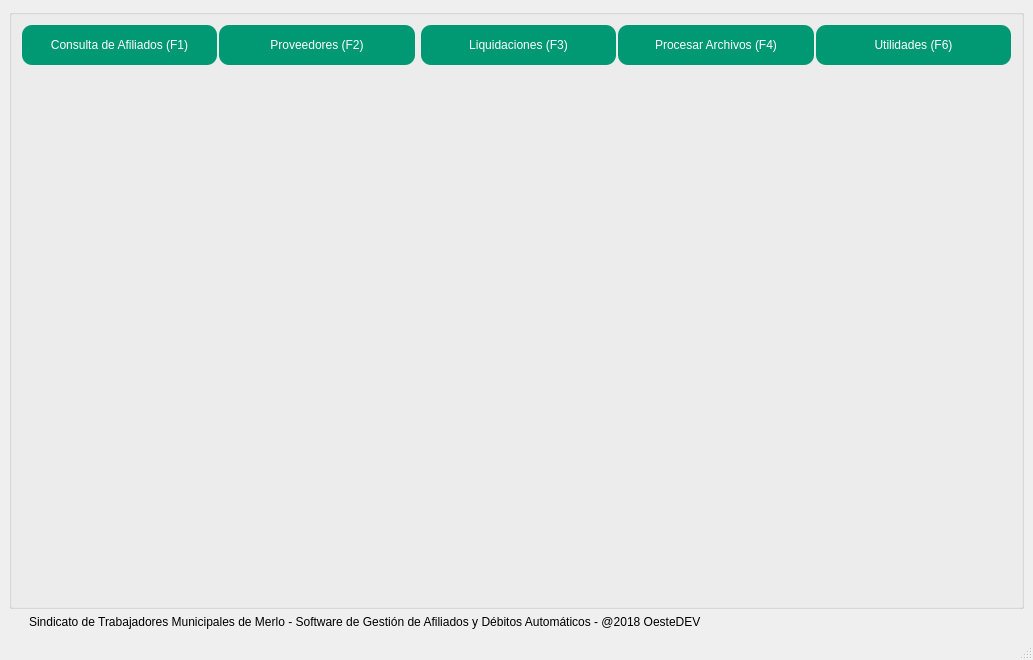
<?xml version="1.0" encoding="UTF-8"?>
<ui version="4.0">
 <class>MainWindow</class>
 <widget class="QMainWindow" name="MainWindow">
  <property name="geometry">
   <rect>
    <x>0</x>
    <y>0</y>
    <width>1033</width>
    <height>660</height>
   </rect>
  </property>
  <property name="windowTitle">
   <string>MainWindow</string>
  </property>
  <property name="windowIcon">
   <iconset>
    <normaloff>iconos/ball_green.ico</normaloff>iconos/ball_green.ico</iconset>
  </property>
  <widget class="QWidget" name="centralwidget">
   <layout class="QGridLayout" name="gridLayout">
    <item row="0" column="0">
     <layout class="QGridLayout" name="gridLayout_2">
      <item row="0" column="0">
       <widget class="QGroupBox" name="groupBox">
        <property name="sizePolicy">
         <sizepolicy hsizetype="Expanding" vsizetype="Preferred">
          <horstretch>0</horstretch>
          <verstretch>0</verstretch>
         </sizepolicy>
        </property>
        <property name="title">
         <string/>
        </property>
        <layout class="QGridLayout" name="gridLayout_4" rowstretch="2,98">
         <property name="leftMargin">
          <number>10</number>
         </property>
         <property name="topMargin">
          <number>10</number>
         </property>
         <property name="rightMargin">
          <number>10</number>
         </property>
         <property name="bottomMargin">
          <number>10</number>
         </property>
         <property name="horizontalSpacing">
          <number>2</number>
         </property>
         <item row="0" column="4">
          <widget class="QPushButton" name="pushButton_liquidaciones">
           <property name="sizePolicy">
            <sizepolicy hsizetype="Expanding" vsizetype="Preferred">
             <horstretch>0</horstretch>
             <verstretch>0</verstretch>
            </sizepolicy>
           </property>
           <property name="minimumSize">
            <size>
             <width>0</width>
             <height>40</height>
            </size>
           </property>
           <property name="styleSheet">
            <string notr="true">#pushButton_liquidaciones{
background-color: #009973;
color: #FFFFFF;
border-radius: 10px;
}

#pushButton_liquidaciones:hover{
background-color: #004d39;
color: #FFFFFF;
}</string>
           </property>
           <property name="text">
            <string>Liquidaciones (F3)</string>
           </property>
           <property name="icon">
            <iconset>
             <normaloff>iconos/bp.png</normaloff>iconos/bp.png</iconset>
           </property>
           <property name="iconSize">
            <size>
             <width>20</width>
             <height>20</height>
            </size>
           </property>
           <property name="shortcut">
            <string>F3</string>
           </property>
          </widget>
         </item>
         <item row="0" column="0">
          <widget class="QPushButton" name="pushButton_afiliados">
           <property name="sizePolicy">
            <sizepolicy hsizetype="Expanding" vsizetype="Preferred">
             <horstretch>0</horstretch>
             <verstretch>0</verstretch>
            </sizepolicy>
           </property>
           <property name="minimumSize">
            <size>
             <width>0</width>
             <height>40</height>
            </size>
           </property>
           <property name="palette">
            <palette>
             <active>
              <colorrole role="WindowText">
               <brush brushstyle="SolidPattern">
                <color alpha="255">
                 <red>255</red>
                 <green>255</green>
                 <blue>255</blue>
                </color>
               </brush>
              </colorrole>
              <colorrole role="Button">
               <brush brushstyle="SolidPattern">
                <color alpha="255">
                 <red>0</red>
                 <green>153</green>
                 <blue>115</blue>
                </color>
               </brush>
              </colorrole>
              <colorrole role="Text">
               <brush brushstyle="SolidPattern">
                <color alpha="255">
                 <red>255</red>
                 <green>255</green>
                 <blue>255</blue>
                </color>
               </brush>
              </colorrole>
              <colorrole role="ButtonText">
               <brush brushstyle="SolidPattern">
                <color alpha="255">
                 <red>255</red>
                 <green>255</green>
                 <blue>255</blue>
                </color>
               </brush>
              </colorrole>
              <colorrole role="Base">
               <brush brushstyle="SolidPattern">
                <color alpha="255">
                 <red>0</red>
                 <green>153</green>
                 <blue>115</blue>
                </color>
               </brush>
              </colorrole>
              <colorrole role="Window">
               <brush brushstyle="SolidPattern">
                <color alpha="255">
                 <red>0</red>
                 <green>153</green>
                 <blue>115</blue>
                </color>
               </brush>
              </colorrole>
             </active>
             <inactive>
              <colorrole role="WindowText">
               <brush brushstyle="SolidPattern">
                <color alpha="255">
                 <red>255</red>
                 <green>255</green>
                 <blue>255</blue>
                </color>
               </brush>
              </colorrole>
              <colorrole role="Button">
               <brush brushstyle="SolidPattern">
                <color alpha="255">
                 <red>0</red>
                 <green>153</green>
                 <blue>115</blue>
                </color>
               </brush>
              </colorrole>
              <colorrole role="Text">
               <brush brushstyle="SolidPattern">
                <color alpha="255">
                 <red>255</red>
                 <green>255</green>
                 <blue>255</blue>
                </color>
               </brush>
              </colorrole>
              <colorrole role="ButtonText">
               <brush brushstyle="SolidPattern">
                <color alpha="255">
                 <red>255</red>
                 <green>255</green>
                 <blue>255</blue>
                </color>
               </brush>
              </colorrole>
              <colorrole role="Base">
               <brush brushstyle="SolidPattern">
                <color alpha="255">
                 <red>0</red>
                 <green>153</green>
                 <blue>115</blue>
                </color>
               </brush>
              </colorrole>
              <colorrole role="Window">
               <brush brushstyle="SolidPattern">
                <color alpha="255">
                 <red>0</red>
                 <green>153</green>
                 <blue>115</blue>
                </color>
               </brush>
              </colorrole>
             </inactive>
             <disabled>
              <colorrole role="WindowText">
               <brush brushstyle="SolidPattern">
                <color alpha="255">
                 <red>255</red>
                 <green>255</green>
                 <blue>255</blue>
                </color>
               </brush>
              </colorrole>
              <colorrole role="Button">
               <brush brushstyle="SolidPattern">
                <color alpha="255">
                 <red>0</red>
                 <green>153</green>
                 <blue>115</blue>
                </color>
               </brush>
              </colorrole>
              <colorrole role="Text">
               <brush brushstyle="SolidPattern">
                <color alpha="255">
                 <red>255</red>
                 <green>255</green>
                 <blue>255</blue>
                </color>
               </brush>
              </colorrole>
              <colorrole role="ButtonText">
               <brush brushstyle="SolidPattern">
                <color alpha="255">
                 <red>255</red>
                 <green>255</green>
                 <blue>255</blue>
                </color>
               </brush>
              </colorrole>
              <colorrole role="Base">
               <brush brushstyle="SolidPattern">
                <color alpha="255">
                 <red>0</red>
                 <green>153</green>
                 <blue>115</blue>
                </color>
               </brush>
              </colorrole>
              <colorrole role="Window">
               <brush brushstyle="SolidPattern">
                <color alpha="255">
                 <red>0</red>
                 <green>153</green>
                 <blue>115</blue>
                </color>
               </brush>
              </colorrole>
             </disabled>
            </palette>
           </property>
           <property name="styleSheet">
            <string notr="true">#pushButton_afiliados{
background-color: #009973;
color: #FFFFFF;
border-radius: 10px;
}

#pushButton_afiliados:hover{
background-color: #004d39;
color: #FFFFFF;
}</string>
           </property>
           <property name="text">
            <string>Consulta de Afiliados (F1)</string>
           </property>
           <property name="icon">
            <iconset>
             <normaloff>iconos/users.ico</normaloff>iconos/users.ico</iconset>
           </property>
           <property name="iconSize">
            <size>
             <width>20</width>
             <height>20</height>
            </size>
           </property>
           <property name="shortcut">
            <string>F1</string>
           </property>
           <property name="autoDefault">
            <bool>false</bool>
           </property>
           <property name="default">
            <bool>false</bool>
           </property>
           <property name="flat">
            <bool>false</bool>
           </property>
          </widget>
         </item>
         <item row="0" column="5">
          <widget class="QPushButton" name="pushButton_procesador">
           <property name="sizePolicy">
            <sizepolicy hsizetype="Expanding" vsizetype="Preferred">
             <horstretch>0</horstretch>
             <verstretch>0</verstretch>
            </sizepolicy>
           </property>
           <property name="minimumSize">
            <size>
             <width>0</width>
             <height>40</height>
            </size>
           </property>
           <property name="styleSheet">
            <string notr="true">#pushButton_procesador{
background-color: #009973;
color: #FFFFFF;
border-radius: 10px;
}

#pushButton_procesador:hover{
background-color: #004d39;
color: #FFFFFF;
}</string>
           </property>
           <property name="text">
            <string>Procesar Archivos (F4)</string>
           </property>
           <property name="icon">
            <iconset>
             <normaloff>iconos/file_locked.ico</normaloff>iconos/file_locked.ico</iconset>
           </property>
           <property name="iconSize">
            <size>
             <width>20</width>
             <height>20</height>
            </size>
           </property>
           <property name="shortcut">
            <string>F4</string>
           </property>
          </widget>
         </item>
         <item row="0" column="1">
          <widget class="QPushButton" name="pushButton_proveedores">
           <property name="sizePolicy">
            <sizepolicy hsizetype="Expanding" vsizetype="Preferred">
             <horstretch>0</horstretch>
             <verstretch>0</verstretch>
            </sizepolicy>
           </property>
           <property name="minimumSize">
            <size>
             <width>0</width>
             <height>40</height>
            </size>
           </property>
           <property name="styleSheet">
            <string notr="true">#pushButton_proveedores{
background-color: #009973;
color: #FFFFFF;
border-radius: 10px;
}

#pushButton_proveedores:hover{
background-color: #004d39;
color: #FFFFFF;
}</string>
           </property>
           <property name="text">
            <string>Proveedores (F2)</string>
           </property>
           <property name="icon">
            <iconset>
             <normaloff>iconos/shopping cart full.ico</normaloff>iconos/shopping cart full.ico</iconset>
           </property>
           <property name="iconSize">
            <size>
             <width>20</width>
             <height>20</height>
            </size>
           </property>
           <property name="shortcut">
            <string>F2</string>
           </property>
          </widget>
         </item>
         <item row="0" column="6">
          <widget class="QPushButton" name="pushButton_utilidades">
           <property name="sizePolicy">
            <sizepolicy hsizetype="Expanding" vsizetype="Preferred">
             <horstretch>0</horstretch>
             <verstretch>0</verstretch>
            </sizepolicy>
           </property>
           <property name="minimumSize">
            <size>
             <width>0</width>
             <height>40</height>
            </size>
           </property>
           <property name="styleSheet">
            <string notr="true">#pushButton_utilidades{
background-color: #009973;
color: #FFFFFF;
border-radius: 10px;
}

#pushButton_utilidades:hover{
background-color: #004d39;
color: #FFFFFF;
}</string>
           </property>
           <property name="text">
            <string>Utilidades (F6)</string>
           </property>
           <property name="icon">
            <iconset>
             <normaloff>iconos/applications.ico</normaloff>iconos/applications.ico</iconset>
           </property>
           <property name="iconSize">
            <size>
             <width>20</width>
             <height>20</height>
            </size>
           </property>
           <property name="shortcut">
            <string>F6</string>
           </property>
          </widget>
         </item>
         <item row="1" column="0" colspan="7">
          <widget class="QStackedWidget" name="stackedWidget">
           <property name="palette">
            <palette>
             <active>
              <colorrole role="WindowText">
               <brush brushstyle="SolidPattern">
                <color alpha="255">
                 <red>0</red>
                 <green>0</green>
                 <blue>0</blue>
                </color>
               </brush>
              </colorrole>
              <colorrole role="Button">
               <brush brushstyle="SolidPattern">
                <color alpha="255">
                 <red>255</red>
                 <green>255</green>
                 <blue>255</blue>
                </color>
               </brush>
              </colorrole>
              <colorrole role="Light">
               <brush brushstyle="SolidPattern">
                <color alpha="255">
                 <red>255</red>
                 <green>255</green>
                 <blue>255</blue>
                </color>
               </brush>
              </colorrole>
              <colorrole role="Midlight">
               <brush brushstyle="SolidPattern">
                <color alpha="255">
                 <red>255</red>
                 <green>255</green>
                 <blue>255</blue>
                </color>
               </brush>
              </colorrole>
              <colorrole role="Dark">
               <brush brushstyle="SolidPattern">
                <color alpha="255">
                 <red>127</red>
                 <green>127</green>
                 <blue>127</blue>
                </color>
               </brush>
              </colorrole>
              <colorrole role="Mid">
               <brush brushstyle="SolidPattern">
                <color alpha="255">
                 <red>170</red>
                 <green>170</green>
                 <blue>170</blue>
                </color>
               </brush>
              </colorrole>
              <colorrole role="Text">
               <brush brushstyle="SolidPattern">
                <color alpha="255">
                 <red>0</red>
                 <green>0</green>
                 <blue>0</blue>
                </color>
               </brush>
              </colorrole>
              <colorrole role="BrightText">
               <brush brushstyle="SolidPattern">
                <color alpha="255">
                 <red>255</red>
                 <green>255</green>
                 <blue>255</blue>
                </color>
               </brush>
              </colorrole>
              <colorrole role="ButtonText">
               <brush brushstyle="SolidPattern">
                <color alpha="255">
                 <red>0</red>
                 <green>0</green>
                 <blue>0</blue>
                </color>
               </brush>
              </colorrole>
              <colorrole role="Base">
               <brush brushstyle="SolidPattern">
                <color alpha="255">
                 <red>255</red>
                 <green>255</green>
                 <blue>255</blue>
                </color>
               </brush>
              </colorrole>
              <colorrole role="Window">
               <brush brushstyle="SolidPattern">
                <color alpha="255">
                 <red>255</red>
                 <green>255</green>
                 <blue>255</blue>
                </color>
               </brush>
              </colorrole>
              <colorrole role="Shadow">
               <brush brushstyle="SolidPattern">
                <color alpha="255">
                 <red>0</red>
                 <green>0</green>
                 <blue>0</blue>
                </color>
               </brush>
              </colorrole>
              <colorrole role="AlternateBase">
               <brush brushstyle="SolidPattern">
                <color alpha="255">
                 <red>255</red>
                 <green>255</green>
                 <blue>255</blue>
                </color>
               </brush>
              </colorrole>
              <colorrole role="ToolTipBase">
               <brush brushstyle="SolidPattern">
                <color alpha="255">
                 <red>255</red>
                 <green>255</green>
                 <blue>220</blue>
                </color>
               </brush>
              </colorrole>
              <colorrole role="ToolTipText">
               <brush brushstyle="SolidPattern">
                <color alpha="255">
                 <red>0</red>
                 <green>0</green>
                 <blue>0</blue>
                </color>
               </brush>
              </colorrole>
             </active>
             <inactive>
              <colorrole role="WindowText">
               <brush brushstyle="SolidPattern">
                <color alpha="255">
                 <red>0</red>
                 <green>0</green>
                 <blue>0</blue>
                </color>
               </brush>
              </colorrole>
              <colorrole role="Button">
               <brush brushstyle="SolidPattern">
                <color alpha="255">
                 <red>255</red>
                 <green>255</green>
                 <blue>255</blue>
                </color>
               </brush>
              </colorrole>
              <colorrole role="Light">
               <brush brushstyle="SolidPattern">
                <color alpha="255">
                 <red>255</red>
                 <green>255</green>
                 <blue>255</blue>
                </color>
               </brush>
              </colorrole>
              <colorrole role="Midlight">
               <brush brushstyle="SolidPattern">
                <color alpha="255">
                 <red>255</red>
                 <green>255</green>
                 <blue>255</blue>
                </color>
               </brush>
              </colorrole>
              <colorrole role="Dark">
               <brush brushstyle="SolidPattern">
                <color alpha="255">
                 <red>127</red>
                 <green>127</green>
                 <blue>127</blue>
                </color>
               </brush>
              </colorrole>
              <colorrole role="Mid">
               <brush brushstyle="SolidPattern">
                <color alpha="255">
                 <red>170</red>
                 <green>170</green>
                 <blue>170</blue>
                </color>
               </brush>
              </colorrole>
              <colorrole role="Text">
               <brush brushstyle="SolidPattern">
                <color alpha="255">
                 <red>0</red>
                 <green>0</green>
                 <blue>0</blue>
                </color>
               </brush>
              </colorrole>
              <colorrole role="BrightText">
               <brush brushstyle="SolidPattern">
                <color alpha="255">
                 <red>255</red>
                 <green>255</green>
                 <blue>255</blue>
                </color>
               </brush>
              </colorrole>
              <colorrole role="ButtonText">
               <brush brushstyle="SolidPattern">
                <color alpha="255">
                 <red>0</red>
                 <green>0</green>
                 <blue>0</blue>
                </color>
               </brush>
              </colorrole>
              <colorrole role="Base">
               <brush brushstyle="SolidPattern">
                <color alpha="255">
                 <red>255</red>
                 <green>255</green>
                 <blue>255</blue>
                </color>
               </brush>
              </colorrole>
              <colorrole role="Window">
               <brush brushstyle="SolidPattern">
                <color alpha="255">
                 <red>255</red>
                 <green>255</green>
                 <blue>255</blue>
                </color>
               </brush>
              </colorrole>
              <colorrole role="Shadow">
               <brush brushstyle="SolidPattern">
                <color alpha="255">
                 <red>0</red>
                 <green>0</green>
                 <blue>0</blue>
                </color>
               </brush>
              </colorrole>
              <colorrole role="AlternateBase">
               <brush brushstyle="SolidPattern">
                <color alpha="255">
                 <red>255</red>
                 <green>255</green>
                 <blue>255</blue>
                </color>
               </brush>
              </colorrole>
              <colorrole role="ToolTipBase">
               <brush brushstyle="SolidPattern">
                <color alpha="255">
                 <red>255</red>
                 <green>255</green>
                 <blue>220</blue>
                </color>
               </brush>
              </colorrole>
              <colorrole role="ToolTipText">
               <brush brushstyle="SolidPattern">
                <color alpha="255">
                 <red>0</red>
                 <green>0</green>
                 <blue>0</blue>
                </color>
               </brush>
              </colorrole>
             </inactive>
             <disabled>
              <colorrole role="WindowText">
               <brush brushstyle="SolidPattern">
                <color alpha="255">
                 <red>127</red>
                 <green>127</green>
                 <blue>127</blue>
                </color>
               </brush>
              </colorrole>
              <colorrole role="Button">
               <brush brushstyle="SolidPattern">
                <color alpha="255">
                 <red>255</red>
                 <green>255</green>
                 <blue>255</blue>
                </color>
               </brush>
              </colorrole>
              <colorrole role="Light">
               <brush brushstyle="SolidPattern">
                <color alpha="255">
                 <red>255</red>
                 <green>255</green>
                 <blue>255</blue>
                </color>
               </brush>
              </colorrole>
              <colorrole role="Midlight">
               <brush brushstyle="SolidPattern">
                <color alpha="255">
                 <red>255</red>
                 <green>255</green>
                 <blue>255</blue>
                </color>
               </brush>
              </colorrole>
              <colorrole role="Dark">
               <brush brushstyle="SolidPattern">
                <color alpha="255">
                 <red>127</red>
                 <green>127</green>
                 <blue>127</blue>
                </color>
               </brush>
              </colorrole>
              <colorrole role="Mid">
               <brush brushstyle="SolidPattern">
                <color alpha="255">
                 <red>170</red>
                 <green>170</green>
                 <blue>170</blue>
                </color>
               </brush>
              </colorrole>
              <colorrole role="Text">
               <brush brushstyle="SolidPattern">
                <color alpha="255">
                 <red>127</red>
                 <green>127</green>
                 <blue>127</blue>
                </color>
               </brush>
              </colorrole>
              <colorrole role="BrightText">
               <brush brushstyle="SolidPattern">
                <color alpha="255">
                 <red>255</red>
                 <green>255</green>
                 <blue>255</blue>
                </color>
               </brush>
              </colorrole>
              <colorrole role="ButtonText">
               <brush brushstyle="SolidPattern">
                <color alpha="255">
                 <red>127</red>
                 <green>127</green>
                 <blue>127</blue>
                </color>
               </brush>
              </colorrole>
              <colorrole role="Base">
               <brush brushstyle="SolidPattern">
                <color alpha="255">
                 <red>255</red>
                 <green>255</green>
                 <blue>255</blue>
                </color>
               </brush>
              </colorrole>
              <colorrole role="Window">
               <brush brushstyle="SolidPattern">
                <color alpha="255">
                 <red>255</red>
                 <green>255</green>
                 <blue>255</blue>
                </color>
               </brush>
              </colorrole>
              <colorrole role="Shadow">
               <brush brushstyle="SolidPattern">
                <color alpha="255">
                 <red>0</red>
                 <green>0</green>
                 <blue>0</blue>
                </color>
               </brush>
              </colorrole>
              <colorrole role="AlternateBase">
               <brush brushstyle="SolidPattern">
                <color alpha="255">
                 <red>255</red>
                 <green>255</green>
                 <blue>255</blue>
                </color>
               </brush>
              </colorrole>
              <colorrole role="ToolTipBase">
               <brush brushstyle="SolidPattern">
                <color alpha="255">
                 <red>255</red>
                 <green>255</green>
                 <blue>220</blue>
                </color>
               </brush>
              </colorrole>
              <colorrole role="ToolTipText">
               <brush brushstyle="SolidPattern">
                <color alpha="255">
                 <red>0</red>
                 <green>0</green>
                 <blue>0</blue>
                </color>
               </brush>
              </colorrole>
             </disabled>
            </palette>
           </property>
           <property name="currentIndex">
            <number>1</number>
           </property>
           <widget class="QWidget" name="page"/>
           <widget class="QWidget" name="page_2"/>
          </widget>
         </item>
        </layout>
       </widget>
      </item>
     </layout>
    </item>
    <item row="1" column="0">
     <widget class="QLabel" name="label">
      <property name="text">
       <string>Sindicato de Trabajadores Municipales de Merlo - Software de Gestión de Afiliados y Débitos Automáticos - @2018 OesteDEV</string>
      </property>
      <property name="indent">
       <number>20</number>
      </property>
     </widget>
    </item>
   </layout>
  </widget>
  <widget class="QStatusBar" name="statusbar"/>
 </widget>
 <resources/>
 <connections/>
</ui>
